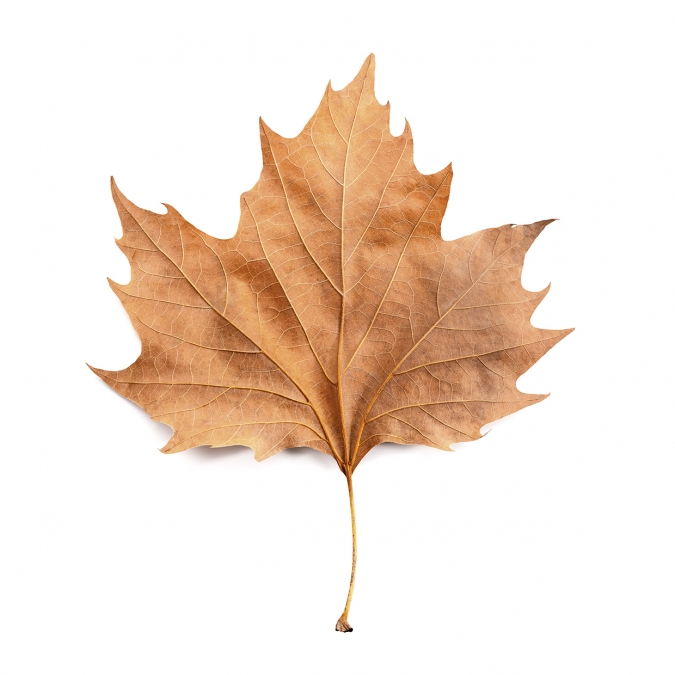
%> input picture clase13_Morfologia/img3.jpg, 675 x 675 px
$ octave Suavizado_y_gradiente.m   (GNU Octave 9; MATLAB toolbox functions it lacks are replaced by stand-ins)
%> lines starting %> are read from the running program, lines starting %| are printed output that depends on the picture; in (x1, y1, x2, y2) boxes, pixels count from 0 and x2, y2 are one past the last pixel; in counts of white or black regions, pixels touching at a corner belong together; the program's own positions count from 1
clc
close all

img = imread("img3.jpg");
%> img is the input picture: size 675x675x3 uint8; mean R, G, B 242.7, 227.2, 215.3
imresize(img,3);
imgGris = rgb2gray(img);
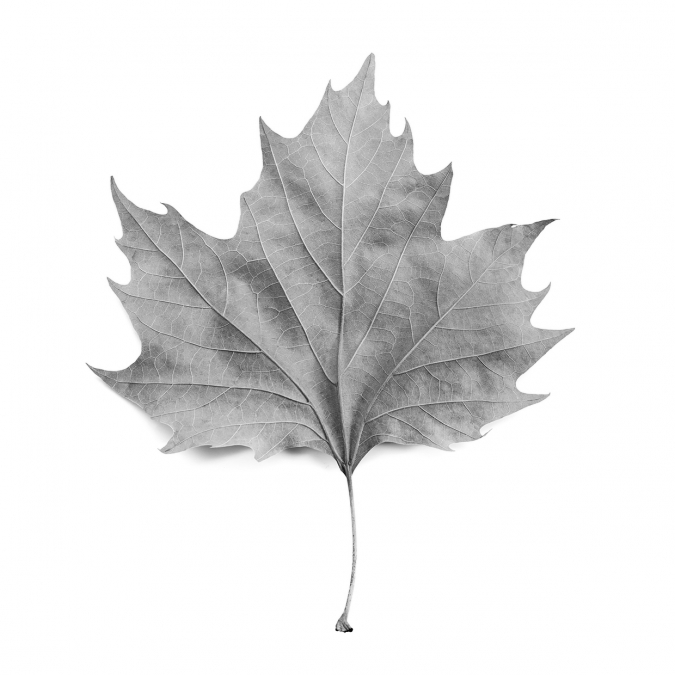
%> imgGris: size 675x675 uint8; min 2, max 255, mean 230.5
figure(1);
imshow(img);

%% Suavizado Morfologico

elementoEstructural = ones(5);
imgApertura = imopen(imgGris, elementoEstructural);
imgSuavisado = imclose(imgApertura,elementoEstructural);
figure(2);
imshow(imgSuavisado);

%% Gradiente Morfologico

imgBinario = im2bw(imgGris,0.75);
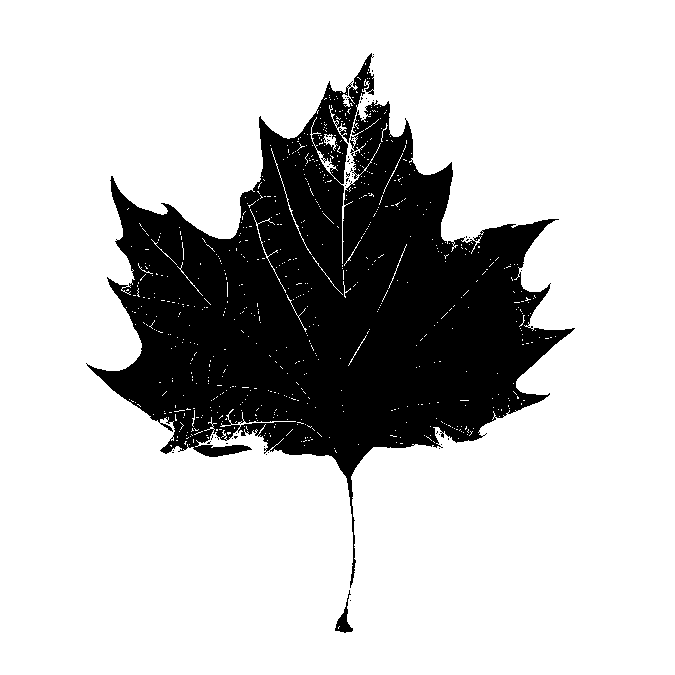
%> imgBinario: size 675x675 logical; 76.9% white; 51 black regions (49 under 20 px), largest, box (x1, y1, x2, y2) and area: (86, 53, 575, 588) 105009, (335, 590, 353, 633) 252
imgBinario = not(imgBinario);
elementoEstructural = ones(4);
imgBinario = imdilate(imgBinario, elementoEstructural);
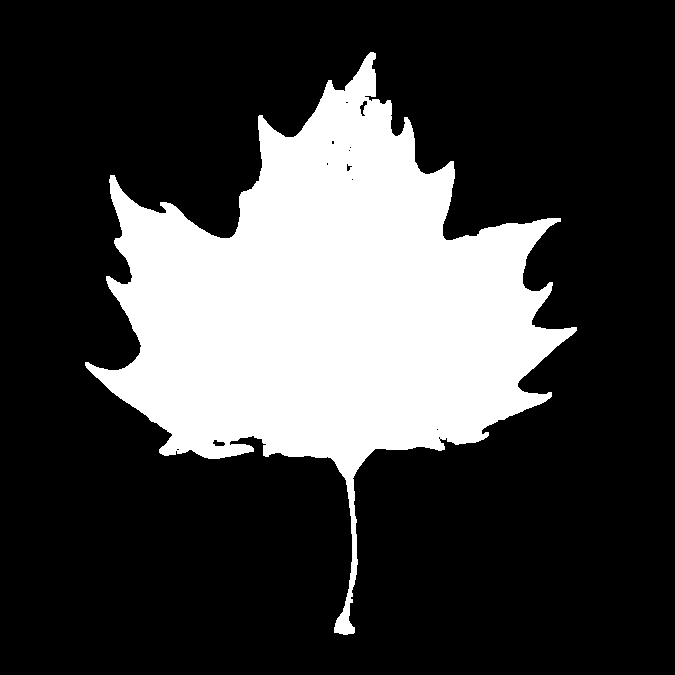
%> imgBinario: size 675x675 logical; 25.2% white; 1 white region, box (x1, y1, x2, y2) and area: (85, 52, 577, 635) 114714
% imgBinario = imopen(imgBinario,elementoEstructural);
elementoEstructural2 = ones(3);
imgBinarioDilatacion = imdilate(imgBinario,elementoEstructural2);
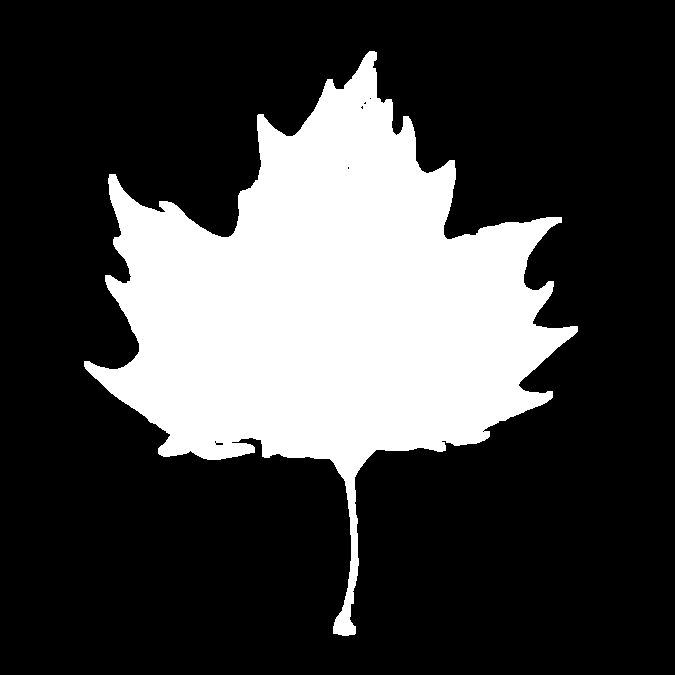
%> imgBinarioDilatacion: size 675x675 logical; 25.9% white; 1 white region, box (x1, y1, x2, y2) and area: (84, 51, 578, 636) 118033
imgErosion = imerode(imgBinario,elementoEstructural2);
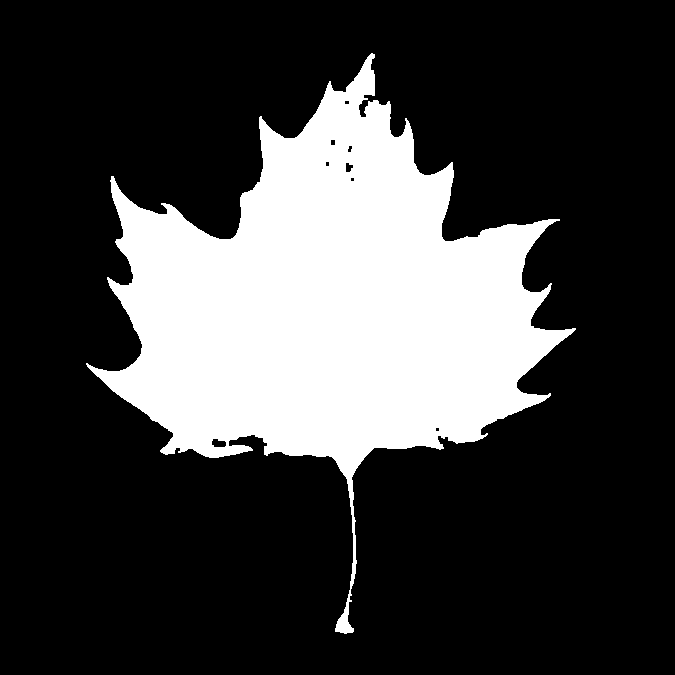
%> imgErosion: size 675x675 logical; 24.4% white; 1 white region, box (x1, y1, x2, y2) and area: (86, 53, 576, 634) 111290
imgGradiente = imgBinarioDilatacion - imgErosion;
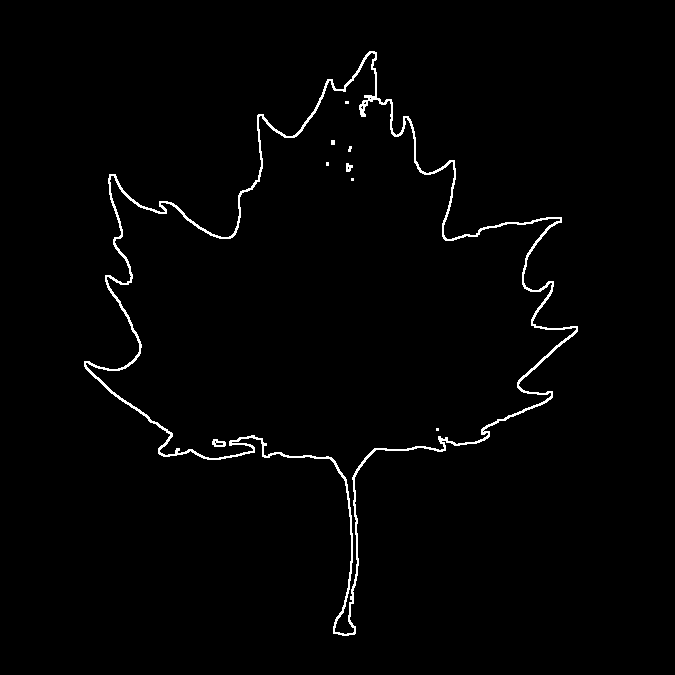
%> imgGradiente: size 675x675 double; values 0 (black) and 1 (white), 1.5% white in thin lines or dots, all inside (x1, y1, x2, y2) = (84, 51, 578, 636)
figure(3);
imshow(imgGradiente);

%% Extraccion de objeto

objeto = uint8(imgBinario).*img;
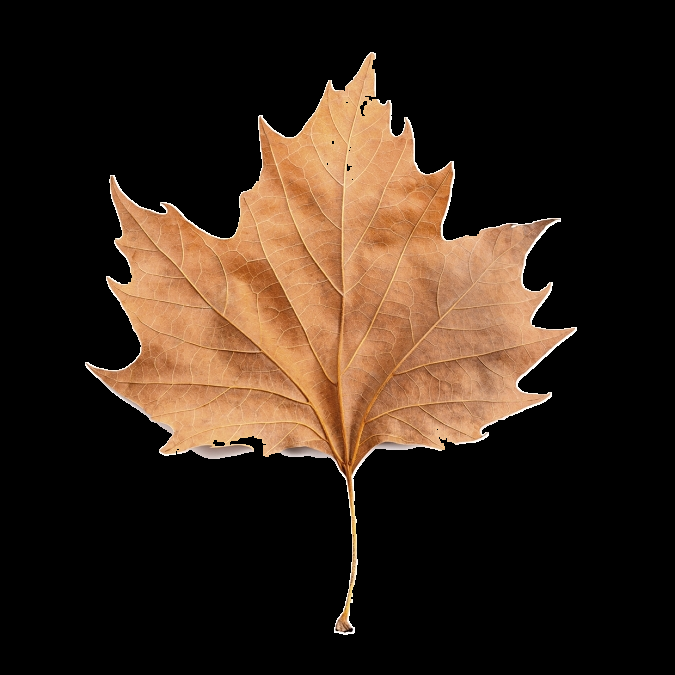
%> objeto: size 675x675x3 uint8; mean R, G, B 52.3, 36.8, 25.1
figure(4);
imshow(objeto);

$ run again, with clase13_Morfologia/img2.jpg copied over clase13_Morfologia/img3.jpg
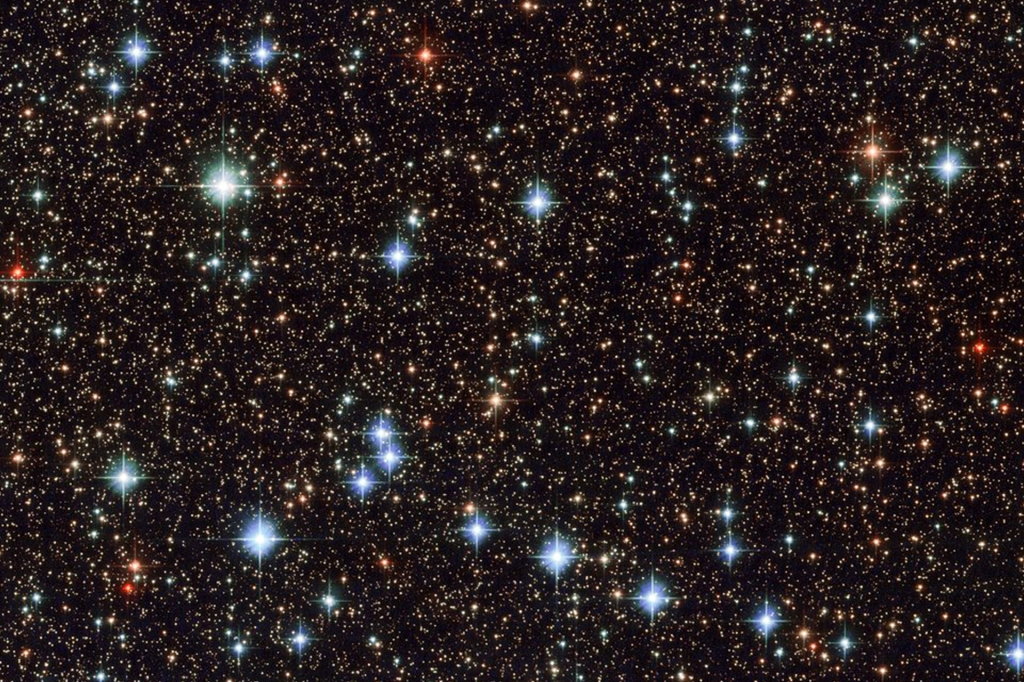
%> input picture clase13_Morfologia/img2.jpg, 1024 x 682 px
%> img is the input picture: size 682x1024x3 uint8; mean R, G, B 41.7, 32.8, 33.1
%> `imgBinario = im2bw(imgGris,0.75);`:
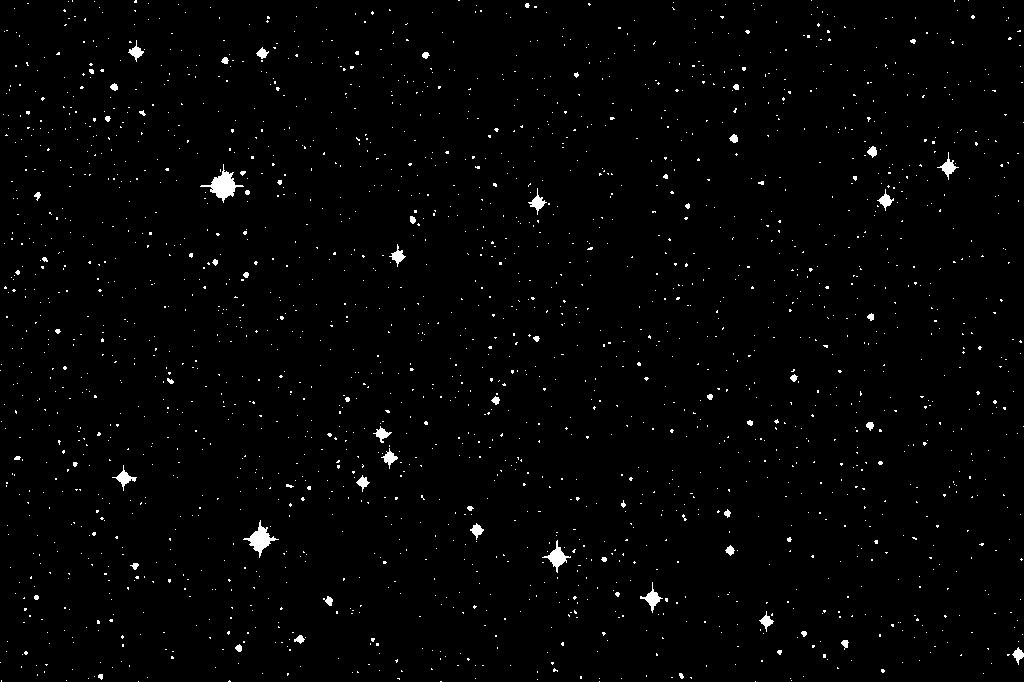
%> imgBinario: size 682x1024 logical; 1.4% white; 2075 white regions (2015 under 20 px), largest, box (x1, y1, x2, y2) and area: (200, 164, 244, 203) 548, (243, 520, 279, 558) 427, (542, 540, 571, 573) 283
%> imgBinarioDilatacion: size 682x1024 logical; 99.9% white; 19 black regions (12 under 20 px), largest, box (x1, y1, x2, y2) and area: (215, 175, 233, 196) 233, (253, 530, 268, 549) 152, (553, 552, 563, 564) 73
%> `imgErosion = imerode(imgBinario,elementoEstructural2);`:
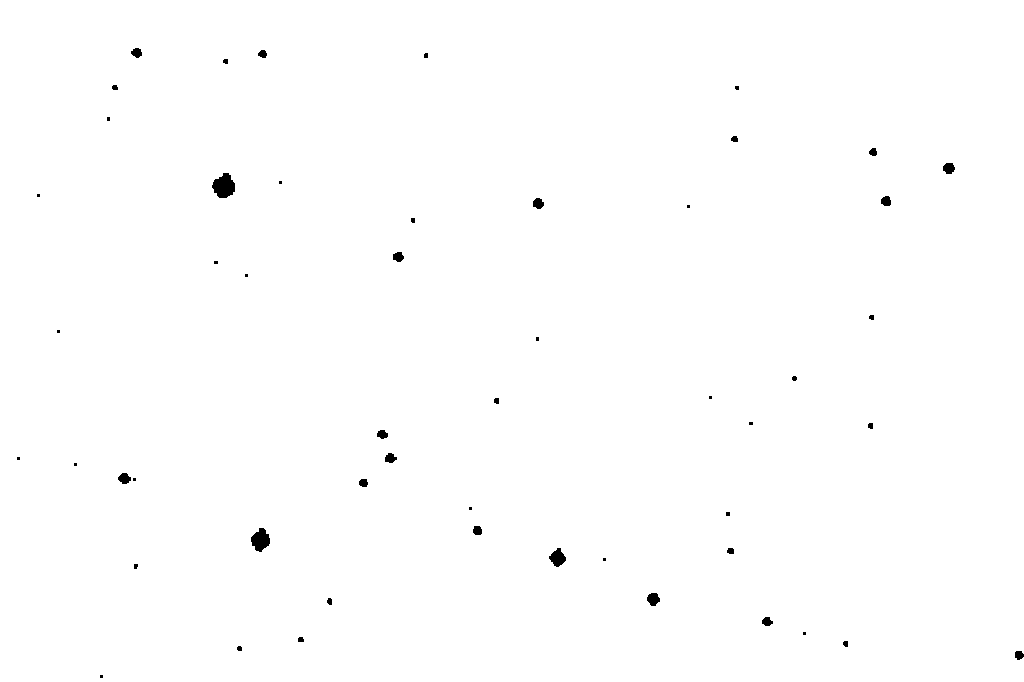
%> imgErosion: size 682x1024 logical; 99.6% white; 52 black regions (22 under 20 px), largest, box (x1, y1, x2, y2) and area: (212, 173, 235, 198) 408, (251, 528, 270, 552) 307, (549, 548, 566, 567) 199
%> imgGradiente: size 682x1024 double; values 0 (black) and 1 (white), 0.29% white in thin lines or dots
